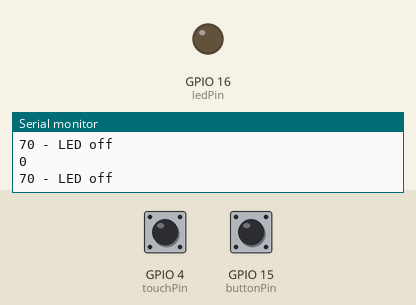
This sketch was run on a simulated ESP32. On the bench: output pins drawn as LEDs (lit = HIGH), the last lines printed to the serial monitor. The test bench sets the inputs (shaded band); at power-on: GPIO 4 (touchPin) HIGH, GPIO 15 (buttonPin) LOW.

Above: at 2.2 s.
2.3 s: GPIO 4 (touchPin) pulled LOW for 0.6 s
At 2.9 s:
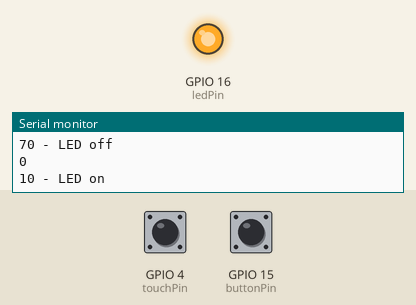
4.5 s: GPIO 4 (touchPin) pulled LOW for 3.2 s
At 8.8 s:
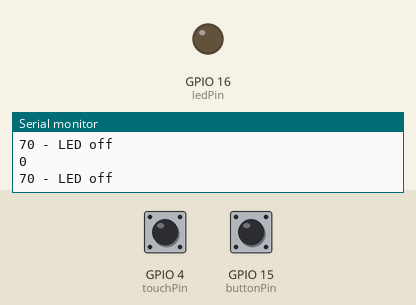
9.5 s: GPIO 15 (buttonPin) pulled HIGH for 3.2 s
At 9.9 s:
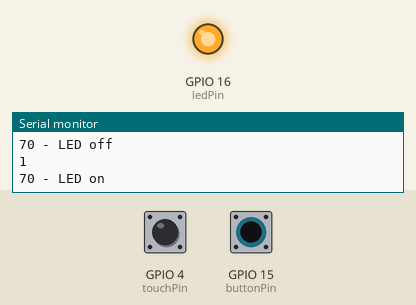
Timing chart, 0 to 14.5 s (numbered marks = the images above; inputs shaded):
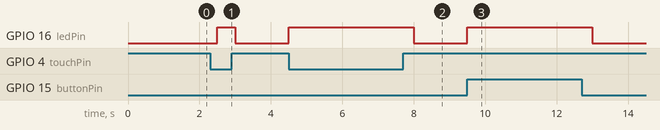

The sketch:

IoT03-b.ino
```cpp
// set pin numbers
const int buttonPin = 15;  // the number of the pushbutton pin
const int touchPin = 4;
const int ledPin = 16;
// change with your threshold value
const int threshold = 20;
// variable for storing the touch pin value
int touchValue;
// variable for storing the pushbutton status
int buttonState = 0;


void setup() {
  Serial.begin(115200);
  delay(1000); // time to bring up serial monitor
  // initialize the LED pin as an output:
  pinMode (ledPin, OUTPUT);
  pinMode (touchPin, INPUT);
  pinMode(buttonPin, INPUT);
}

void loop() {
  // read the touch value:
    touchValue = touchRead(touchPin);
  // read the state of the pushbutton
    buttonState = digitalRead(buttonPin);
    Serial.println(buttonState);
    Serial.print(touchValue);

  // check if the touchValue below the threshold
  // if it is, set ledPin to HIGH
  if(touchValue < threshold || buttonState == HIGH) {
    // turn LED on
    digitalWrite(ledPin, HIGH);
    Serial.println(" - LED on");
  }
  else {
    // turn LED off
    digitalWrite(ledPin, LOW);
    Serial.println(" - LED off");
  }
  delay(500);
}
```

Measured:
- after the input at 2.3 s, GPIO 16 (ledPin): LOW → HIGH after 0.20 s, → LOW 0.50 s later
- after the input at 4.5 s, GPIO 16 (ledPin): LOW → HIGH at once, → LOW 3.5 s later
- after the input at 9.5 s, GPIO 16 (ledPin): LOW → HIGH at once, → LOW 3.5 s later
